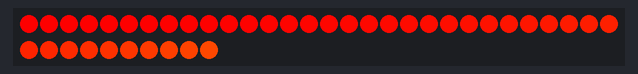
A sketch run on a simulated Arduino Uno, built with avr-gcc and run on an emulated ATmega328P. Parts: 40 RGB LEDs in strip order, left to right, continuing on the next row. Random numbers use the default seed unless the sketch sets one.

Above: at 0.15 s.
At 5.6 s:
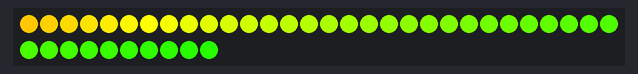
At 9.85 s:
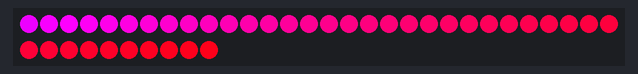
At 19.85 s:
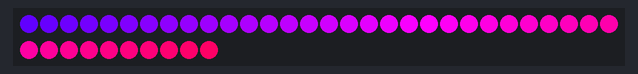
At 29.85 s:
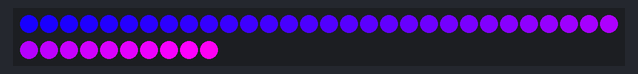
At 39.55 s:
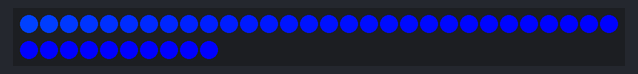

The sketch:

ArduinoNeoPixelShieldDisplay.ino
```cpp
#include <Adafruit_NeoPixel.h>
#include <LinkedList.h>
#include "NeoPixelShield.h"
#include "HueStrategy.h"
#include "ColorWheelStrategy.h"
#include "SimpleStrategy.h"
#include "RandomStrategy.h"

Adafruit_NeoPixel *pixels = new Adafruit_NeoPixel(40, PIN, NEO_GRB + NEO_KHZ800);
//Adafruit_NeoPixel *pixels = new Adafruit_NeoPixel(16, PIN, NEO_GRB + NEO_KHZ800);
NeoPixelShield *shield = new NeoPixelShield(pixels);
HueStrategy *strategy = new HueStrategy();
//SimpleStrategy *strategy = new SimpleStrategy();
//ColorWheelStrategy *strategy = new ColorWheelStrategy();
//RandomStrategy *strategy = new RandomStrategy();

void setup() {
  shield->setStrategy(strategy);
}

void loop() {
  shield->executeStrategy();
  shield->showPixels();
  delay(10);
}
```

ColorWheelStrategy.cpp
```cpp
#include "ColorWheelStrategy.h"

ColorWheelStrategy::ColorWheelStrategy() {}

void ColorWheelStrategy::setPixelList(LinkedList<NeoPixel*> *pixelList) {
  _pixelList = pixelList;
  _hue = 0;
}

void ColorWheelStrategy::execute() {
  NeoPixel *pixel;
  for (int i = 0; i < _pixelList->size(); i++) {
    pixel = _pixelList->get(i);
    switch (_hue) {
      case 0:
        pixel->setColor(255, 0, 0); // red
        break;
      case 1:
        pixel->setColor(255, 255, 0); // yellow
        break;
      case 2:
        pixel->setColor(0, 255, 0); // green
        break;
      case 3:
        pixel->setColor(0, 255, 255); // cyan
        break;
      case 4:
        pixel->setColor(0, 0, 255); // blue
        break;
      case 5:
        pixel->setColor(255, 0, 255); // magenta
        break;
    }
    pixel->setBrightness(255);
    pixel->updatePixel();
  }
  _hue++;
  if (_hue > 5) {
    _hue = 0;
  }
}
```

ColorWheelStrategy.h
```cpp
#ifndef ColorWheelStrategy_h
#define ColorWheelStrategy_h

#include <LinkedList.h>
#include "NeoPixel.h"
#include "NeoPixelStrategy.h"

class ColorWheelStrategy : public NeoPixelStrategy {
  public:
    ColorWheelStrategy();
    virtual void execute();
    virtual void setPixelList(LinkedList<NeoPixel*> *pixelList);
  private:
    LinkedList<NeoPixel*> *_pixelList;
    uint8_t _hue;
};

#endif
```

HueStrategy.cpp
```cpp
#import "HueStrategy.h"

HueStrategy::HueStrategy() {
  _hue = 0;
}

void HueStrategy::setPixelList(LinkedList<NeoPixel*> *pixelList) {
  _pixelList = pixelList;
}

void HueStrategy::execute() {
  NeoPixel *pixel;
  int hue;
  uint8_t i, a;
  for (hue = _hue, i = 0; i < _pixelList->size(); i++, hue += 4) {
    a = hue;
    pixel = _pixelList->get(i);
    switch ((hue >> 8) % 6) {
      case 0: //Reddish
        pixel->setColor(255, a, 0);
        break;
      case 1: //Orangeish
        pixel->setColor(~a, 255, 0);
        break;
      case 2: //Geenish
        pixel->setColor(0, 255, a);
        break;
      case 3: //Turquoisish
        pixel->setColor(0, ~a, 255);
        break;
      case 4: //Blueish
        pixel->setColor(a, 0, 255);
        break;
      case 5: //Purpleish
        pixel->setColor(255, 0, ~a);
        break;
    }
    pixel->setBrightness(255);
    pixel->updatePixel();
  }
  _hue += 8;
  if (_hue >= 1536) _hue = 0;
}
```

HueStrategy.h
```cpp
#ifndef HueStrategy_h
#define HueStrategy_h

#include <LinkedList.h>
#include "NeoPixel.h"
#include "NeoPixelStrategy.h"

class HueStrategy : public NeoPixelStrategy {
  public:
    HueStrategy();
    virtual void execute();
    virtual void setPixelList(LinkedList<NeoPixel*> *pixelList);
  private:
    int16_t _hue;
    LinkedList<NeoPixel*> *_pixelList;
};

#endif
```

NeoPixel.cpp
```cpp
#include "NeoPixel.h"

NeoPixel::NeoPixel(uint8_t pixel, Adafruit_NeoPixel *pixels) {
  _pixel = pixel;
  _pixels = pixels;
}

void NeoPixel::updatePixel() {
  _pixels->setPixelColor(_pixel,
                         pgm_read_byte(&gamma8[_red]),
                         pgm_read_byte(&gamma8[_green]),
                         pgm_read_byte(&gamma8[_blue]));
}

void NeoPixel::setBrightness(uint8_t brightness) {
  if (brightness > 0) {
    _red = (_red * brightness) >> 8;
    _green = (_green * brightness) >> 8;
    _blue = (_blue * brightness) >> 8;
  }
}

void NeoPixel::setColor(uint8_t red, uint8_t green, uint8_t blue) {
  _red = red;
  _green = green;
  _blue = blue;
}

uint8_t NeoPixel::getPixelNumber() {
  return _pixel;
}

uint8_t NeoPixel::getPixelRow() {
  return _pixel / 8;
}

uint8_t NeoPixel::getPixelColumn() {
  return _pixel % 8;
}
```

NeoPixelShield.cpp
```cpp
#include "NeoPixelShield.h"

NeoPixelShield::NeoPixelShield(Adafruit_NeoPixel *pixels) {
  _pixels = pixels;
  _pixelList = new LinkedList<NeoPixel*>();
  for (int i = 0; i < NUM_PIXELS; i++) {
    _pixelList->add(new NeoPixel(i, _pixels));
  }
  _pixels->begin();
}

void NeoPixelShield::setStrategy(NeoPixelStrategy *strategy) {
  _strategy = strategy;
  _strategy->setPixelList(_pixelList);
}

void NeoPixelShield::executeStrategy() {
  if (_strategy) {
    _strategy->execute();
  }
}

void NeoPixelShield::showPixels() {
  _pixels->show();
}
```

NeoPixelShield.h
```cpp
#ifndef NeoPixelShield_h
#define NeoPixelShield_h

#include <Adafruit_NeoPixel.h>
#include <LinkedList.h>
#include "NeoPixel.h"
#include "NeoPixelStrategy.h"

#define NUM_PIXELS 40
#define PIN 6

class NeoPixelShield {
  public:
    NeoPixelShield(Adafruit_NeoPixel *pixels);
    void setStrategy(NeoPixelStrategy *strategy);
    void executeStrategy();
    void showPixels();
  private:
    Adafruit_NeoPixel *_pixels;
    LinkedList<NeoPixel*> *_pixelList;
    NeoPixelStrategy *_strategy;
};

#endif
```

NeoPixelStrategy.h
```cpp
#ifndef NeoPixelStrategy_h
#define NeoPixelStrategy_h

#include <LinkedList.h>
#include "NeoPixel.h"

class NeoPixelStrategy {
  public:
    virtual void execute() = 0;
    virtual void setPixelList(LinkedList<NeoPixel*> *pixelList) = 0;
};

#endif
```

RandomStrategy.cpp
```cpp
#import "RandomStrategy.h"

RandomStrategy::RandomStrategy() {
  _hue = 0;
}

void RandomStrategy::setPixelList(LinkedList<NeoPixel*> *pixelList) {
  _pixelList = pixelList;
}

void RandomStrategy::execute() {
  NeoPixel *pixel;
  uint8_t i, r, g, b;
  for (i = 0; i < _pixelList->size(); i++) {
    r = random(0, 255);
    g = random(0, 255);
    b = random(0, 255);

    pixel = _pixelList->get(i);
    pixel->setColor(r, g, b);

    pixel->setBrightness(random(0, 255));
    pixel->updatePixel();
  }
}
```

RandomStrategy.h
```cpp
#ifndef RandomStrategy_h
#define RandomStrategy_h

#include <LinkedList.h>
#include "NeoPixel.h"
#include "NeoPixelStrategy.h"

class RandomStrategy : public NeoPixelStrategy {
  public:
    RandomStrategy();
    virtual void execute();
    virtual void setPixelList(LinkedList<NeoPixel*> *pixelList);
  private:
    int16_t _hue;
    LinkedList<NeoPixel*> *_pixelList;
};

#endif
```

SimpleStrategy.cpp
```cpp
#include "SimpleStrategy.h"

SimpleStrategy::SimpleStrategy() {
  _hue = 0;
  _amplitude = 127;
}

void SimpleStrategy::setPixelList(LinkedList<NeoPixel*> *pixelList) {
  _pixelList = pixelList;
}

void SimpleStrategy::execute() {
  NeoPixel *pixel;
  for (int i = 0; i < _pixelList->size(); i++) {
    pixel = _pixelList->get(i);
    pixel->setColor(getCos(_hue, 0), getCos(_hue, 85), getCos(_hue, 170));
    pixel->setBrightness(255);
    pixel->updatePixel();
  }
  _hue += 1;
  if (_hue > 255) {
    _hue = 0;
  }
}

double SimpleStrategy::hueToRadians(uint8_t hue) {
  return ((2 * M_PI) / 256) * hue;
}

double SimpleStrategy::factor(double factor, double amplitude) {
  return (0.5 + factor) * amplitude;
}

double SimpleStrategy::getCos(uint8_t value, uint8_t offset) {
  return constrain(factor(cos(hueToRadians(value + offset)), 256.0), 0, 255);
}
```

SimpleStrategy.h
```cpp
#ifndef SimpleStrategy_h
#define SimpleStrategy_h

#include "NeoPixelStrategy.h"

class SimpleStrategy : public NeoPixelStrategy {
  public:
    SimpleStrategy();
    virtual void execute();
    virtual void setPixelList(LinkedList<NeoPixel*> *pixelList);
  private:
    uint8_t _hue, _amplitude;
    LinkedList<NeoPixel*> *_pixelList;
    double hueToRadians(uint8_t hue);
    double factor(double factor, double amplitude);
    double getCos(uint8_t value, uint8_t offset);
};

#endif
```

Source omitted: NeoPixel.h (data table, 1727 bytes)
